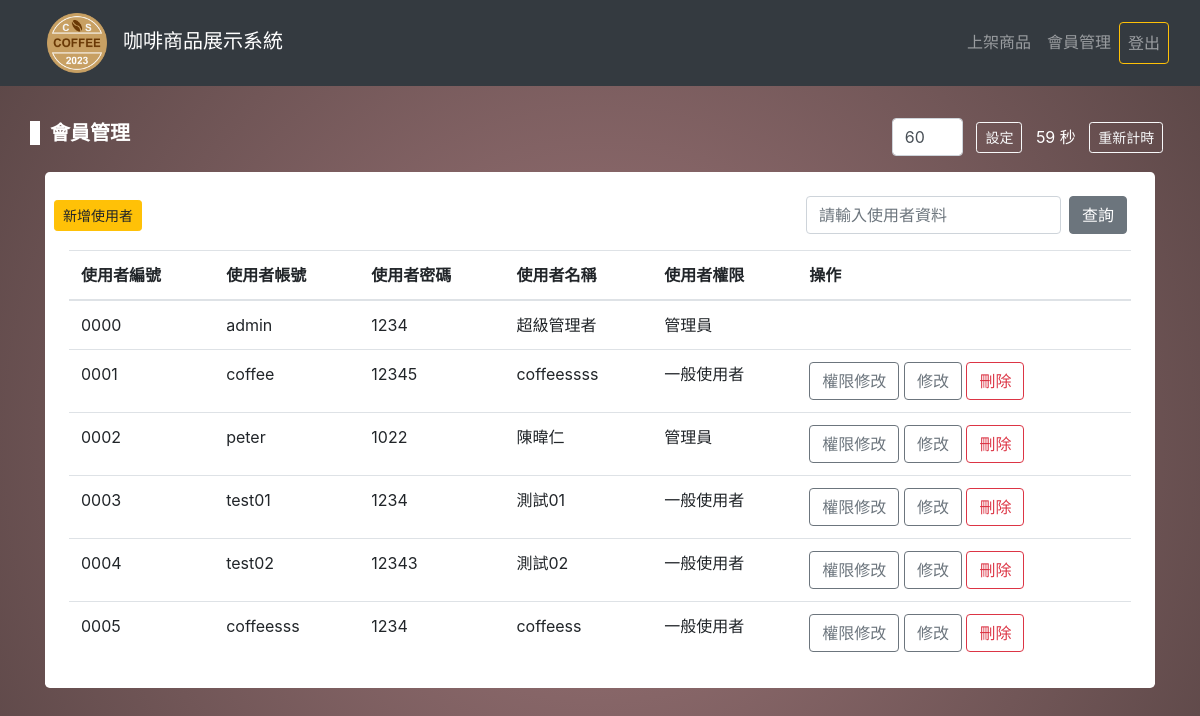
The page /member_list.php (signed in) on the database as committed earlier.
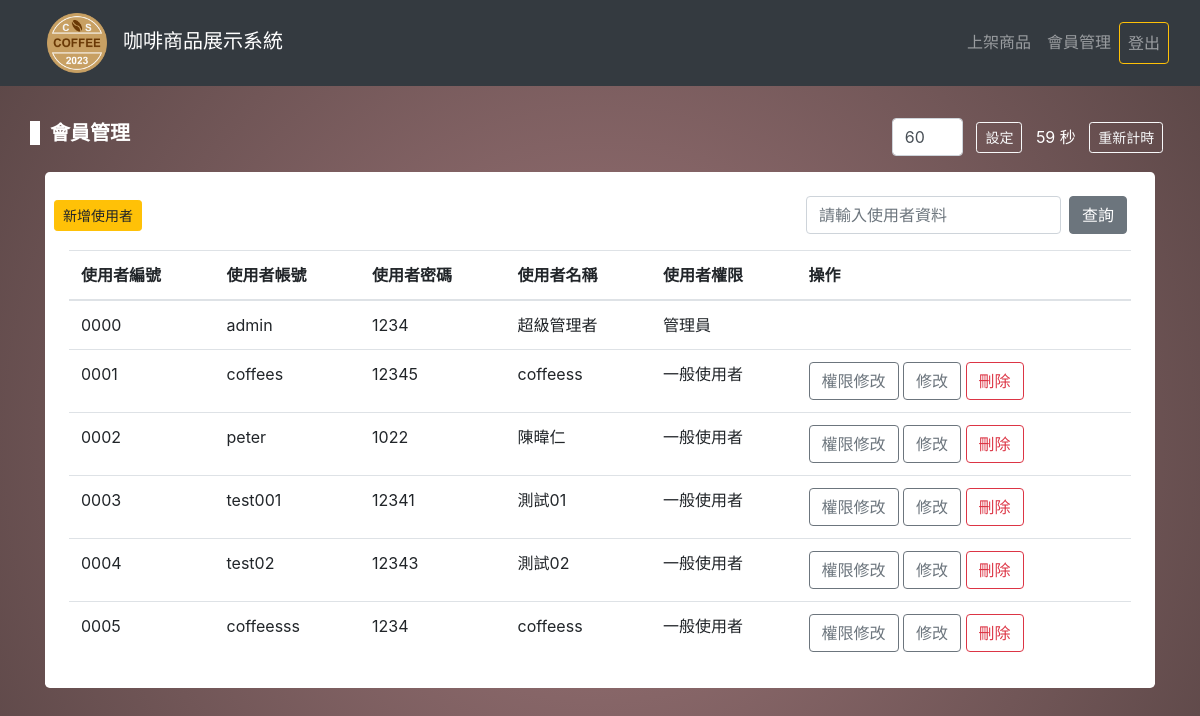
The same page on the database as committed later.
### tables this page shows
CREATE TABLE `users` (
  `id` int(10) UNSIGNED NOT NULL,
  `user` varchar(100) NOT NULL,
  `user_name` varchar(20) NOT NULL,
  `pw` varchar(100) NOT NULL,
  `role` int(1) NOT NULL DEFAULT 1,
  `user_id` varchar(5) NOT NULL
);

### member_list.php (the view, shortened to what this page needs)
<?php
try {
    require_once("pdo.php");
    $sql = "SELECT * FROM users";
    $stmt = $pdo->prepare($sql);
    $stmt->execute();
} catch (PDOException $e) {
    echo $e->getMessage();
}
?>
<!DOCTYPE html>
<html lang="zh-Hant-tw">
<head>
    <link rel="stylesheet" href="./css/bootstrap.css">
    <link rel="stylesheet" href="./css/style.css">
</head>
<body>
    <nav class="navbar navbar-expand-lg navbar-dark bg-dark fixed-top">
        <div class="container-fluid">
            <a class="navbar-brand" href="index.php"><img src="./logos.png" class="logo mx-3" alt="">咖啡商品展示系統</a>
            <div class="collapse navbar-collapse" id="navbarScroll">
                <ul class="navbar-nav ml-auto my-2 my-lg-0 navbar-nav-scroll " style="max-height: 100px;">
                    <li class="nav-item">
                        <?php
                        if ($_SESSION["AUTH"]["role"] == 0) {
                            echo '<a class="nav-link" href="create.php">上架商品</a>';
                        }
                        ?>
                    </li>
                    <li class="nav-item">
                        <?php
                        if ($_SESSION["AUTH"]["role"] == 0) {
                            echo '<a class="nav-link" href="member_list.php">會員管理</a>';
                        }
                        ?>
                    </li>
                    <li class="nav-item">
                        <?php
                        if (isset($_SESSION["AUTH"])) {
                            echo '<a class="nav-link btn btn-outline-warning" href="logout.php">登出</a>';
                        }
                        ?>
                    </li>
                </ul>
            </div>
        </div>
    </nav>
    <div class="container" style="margin-top: 86px;">
        <div class="pt-3 pb-5">
            <div class="row align-items-center justify-content-between">
                <h5 class="font-weight-bolder text-center text-white border-start">會員管理</h5>
                <div class="d-flex text-white py-3 w-25 align-items-center justify-content-around">
                    <input type="number" id="timeInput" value="60" class="form-control w-25">
                    <button onclick="setTime()" class="btn btn-sm btn-md-lg btn-outline-light">設定</button>
                    <span id="countdown">60 秒</span>
                    <button onclick="resetTime()" class="btn btn-sm btn-md-lg btn-outline-light">重新計時</button>
                </div>
            </div>
            <div class="p-4 bg-white rounded-lg t-shadow">
                <div class="row justify-content-between align-items-center mb-3">
                    <?php
                    if ($_SESSION["AUTH"]["role"] == 0) {
                        echo '<button class="btn btn-sm btn-warning" data-toggle="modal" data-target="#adduer">新增使用者</button>';
                    }
                    ?>
                    <form id="search-member" class="d-flex align-items-center" action="search_member.php">
                        <input type="search" name="search" id="search-input" placeholder="請輸入使用者資料" class="form-control w-75 mr-2">
                        <button type="submit" class="btn btn-secondary">查詢</button>
                    </form>
                </div>
                <table class="table">
                    <tr>
                        <th>使用者編號</th>
                        <th>使用者帳號</th>
                        <th>使用者密碼</th>
                        <th>使用者名稱</th>
                        <th>使用者權限</th>
                        <th>操作</th>
                    </tr>
                    <?php while ($row = $stmt->fetch()) { ?>
                        <tr class="show-all">
                            <td><?php echo $row["user_id"]; ?></td>
                            <td><?php echo $row["user"]; ?></td>
                            <td><?php echo $row["pw"] ?></td>
                            <td><?php echo $row["user_name"]; ?></td>
                            <td><?php
                                switch ($row["role"]) {
                                    case 0:
                                        echo "管理員";
                                        break;
                                    case 1:
                                        echo "一般使用者";
                                        break;
                                }
                                ?>
                            </td>
                            <td>
                                <?php if ($row["id"] == 1) { ?>
                                <?php } elseif ($row["id"] == $_SESSION["AUTH"]["id"]) { ?>
                                    <span class="text-secondary">切換權限</span>
                                <?php } else { ?>
                                    <a class="btn btn-outline-secondary" href="switch_role.php?role=<?php echo $row["role"]; ?>&id=<?php echo $row["id"]; ?>">權限修改</a>
                                <?php } ?>
                                <?php if ($row["id"] == 1) { ?>
                                <?php } else { ?>
                                    <button class="btn btn-outline-secondary btn-edit" data-id="<?= $row["id"] ?>" data-toggle="modal" data-target="#edit">修改</button>
                                    <a class="btn btn-outline-danger" href="delete_member.php?id=<?php echo $row["id"] ?>" onclick="return confirm('確定要刪除?')">刪除</a>
                                <?php } ?>
                            </td>
                        </tr>
                    <?php } ?>
                </table>
            </div>
        </div>
    </div>
</body>
</html>

### css/style.css (style rules this page uses)
* { padding: 0; margin: 0; box-sizing: border-box; }
body { background: #9e7676; background: radial-gradient(circle, #9e7679 0%, #594545 100%); height: 100vh; }
table { border-collapse: collapse; }
.logo { max-width: 60px; }
.table { background: #fff; margin-bottom: 0; }
.border-start { border-left: 10px solid #fff; padding-left: 10px; }

Rows that differ between the two databases and show on the page:
changed users: user "coffee" → "coffees"; user_name "coffeessss" → "coffeess"
changed users "peter": role "管理員" → "一般使用者"
changed users "測試01": user "test01" → "test001"; pw "1234" → "12341"
